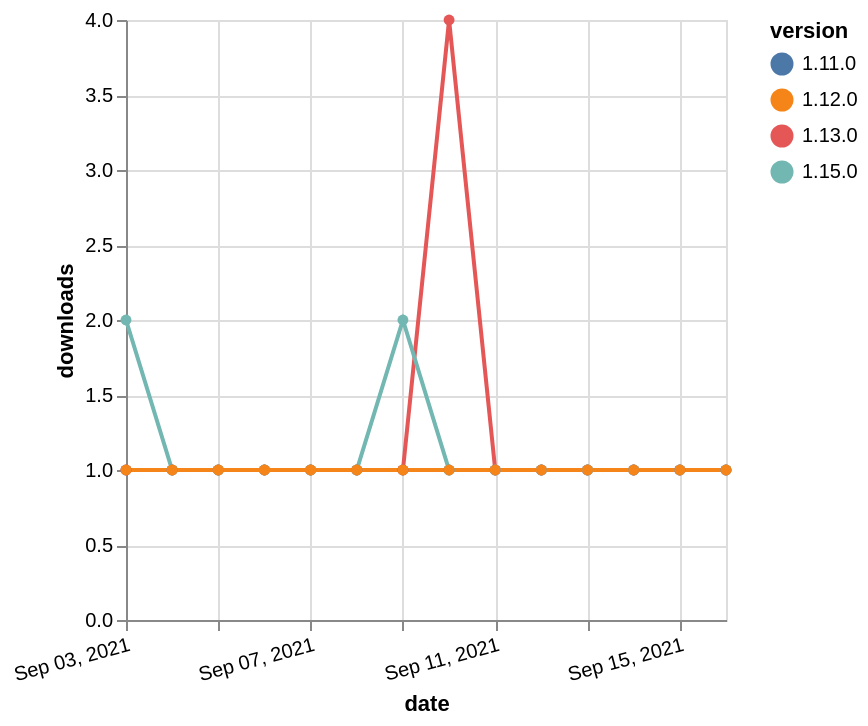

Write a Vega-Lite specification for this figure.
### Vega-Lite specification from a JSON file in a GitHub repository (floating-point values rounded to 4 significant figures)
{"$schema": "https://vega.github.io/schema/vega-lite/v5.json", "description": "A simple bar chart with embedded data.", "data": {"values": [{"date": "2021-09-03", "total": 213, "delta": 1, "version": "1.11.0"}, {"date": "2021-09-04", "total": 214, "delta": 1, "version": "1.11.0"}, {"date": "2021-09-05", "total": 215, "delta": 1, "version": "1.11.0"}, {"date": "2021-09-06", "total": 216, "delta": 1, "version": "1.11.0"}, {"date": "2021-09-07", "total": 217, "delta": 1, "version": "1.11.0"}, {"date": "2021-09-08", "total": 218, "delta": 1, "version": "1.11.0"}, {"date": "2021-09-09", "total": 219, "delta": 1, "version": "1.11.0"}, {"date": "2021-09-10", "total": 220, "delta": 1, "version": "1.11.0"}, {"date": "2021-09-11", "total": 221, "delta": 1, "version": "1.11.0"}, {"date": "2021-09-12", "total": 222, "delta": 1, "version": "1.11.0"}, {"date": "2021-09-13", "total": 223, "delta": 1, "version": "1.11.0"}, {"date": "2021-09-14", "total": 224, "delta": 1, "version": "1.11.0"}, {"date": "2021-09-15", "total": 225, "delta": 1, "version": "1.11.0"}, {"date": "2021-09-16", "total": 226, "delta": 1, "version": "1.11.0"}, {"date": "2021-09-03", "total": 284, "delta": 1, "version": "1.13.0"}, {"date": "2021-09-04", "total": 285, "delta": 1, "version": "1.13.0"}, {"date": "2021-09-05", "total": 286, "delta": 1, "version": "1.13.0"}, {"date": "2021-09-06", "total": 287, "delta": 1, "version": "1.13.0"}, {"date": "2021-09-07", "total": 288, "delta": 1, "version": "1.13.0"}, {"date": "2021-09-08", "total": 289, "delta": 1, "version": "1.13.0"}, {"date": "2021-09-09", "total": 290, "delta": 1, "version": "1.13.0"}, {"date": "2021-09-10", "total": 294, "delta": 4, "version": "1.13.0"}, {"date": "2021-09-11", "total": 295, "delta": 1, "version": "1.13.0"}, {"date": "2021-09-12", "total": 296, "delta": 1, "version": "1.13.0"}, {"date": "2021-09-13", "total": 297, "delta": 1, "version": "1.13.0"}, {"date": "2021-09-14", "total": 298, "delta": 1, "version": "1.13.0"}, {"date": "2021-09-15", "total": 299, "delta": 1, "version": "1.13.0"}, {"date": "2021-09-16", "total": 300, "delta": 1, "version": "1.13.0"}, {"date": "2021-09-03", "total": 113, "delta": 2, "version": "1.15.0"}, {"date": "2021-09-04", "total": 114, "delta": 1, "version": "1.15.0"}, {"date": "2021-09-05", "total": 115, "delta": 1, "version": "1.15.0"}, {"date": "2021-09-06", "total": 116, "delta": 1, "version": "1.15.0"}, {"date": "2021-09-07", "total": 117, "delta": 1, "version": "1.15.0"}, {"date": "2021-09-08", "total": 118, "delta": 1, "version": "1.15.0"}, {"date": "2021-09-09", "total": 120, "delta": 2, "version": "1.15.0"}, {"date": "2021-09-10", "total": 121, "delta": 1, "version": "1.15.0"}, {"date": "2021-09-11", "total": 122, "delta": 1, "version": "1.15.0"}, {"date": "2021-09-12", "total": 123, "delta": 1, "version": "1.15.0"}, {"date": "2021-09-13", "total": 124, "delta": 1, "version": "1.15.0"}, {"date": "2021-09-14", "total": 125, "delta": 1, "version": "1.15.0"}, {"date": "2021-09-15", "total": 126, "delta": 1, "version": "1.15.0"}, {"date": "2021-09-16", "total": 127, "delta": 1, "version": "1.15.0"}, {"date": "2021-09-03", "total": 177, "delta": 1, "version": "1.12.0"}, {"date": "2021-09-04", "total": 178, "delta": 1, "version": "1.12.0"}, {"date": "2021-09-05", "total": 179, "delta": 1, "version": "1.12.0"}, {"date": "2021-09-06", "total": 180, "delta": 1, "version": "1.12.0"}, {"date": "2021-09-07", "total": 181, "delta": 1, "version": "1.12.0"}, {"date": "2021-09-08", "total": 182, "delta": 1, "version": "1.12.0"}, {"date": "2021-09-09", "total": 183, "delta": 1, "version": "1.12.0"}, {"date": "2021-09-10", "total": 184, "delta": 1, "version": "1.12.0"}, {"date": "2021-09-11", "total": 185, "delta": 1, "version": "1.12.0"}, {"date": "2021-09-12", "total": 186, "delta": 1, "version": "1.12.0"}, {"date": "2021-09-13", "total": 187, "delta": 1, "version": "1.12.0"}, {"date": "2021-09-14", "total": 188, "delta": 1, "version": "1.12.0"}, {"date": "2021-09-15", "total": 189, "delta": 1, "version": "1.12.0"}, {"date": "2021-09-16", "total": 190, "delta": 1, "version": "1.12.0"}]}, "width": "container", "mark": {"type": "line", "point": {"filled": true}}, "encoding": {"x": {"field": "date", "type": "temporal", "timeUnit": "yearmonthdate", "title": "date", "axis": {"labelAngle": -15}}, "y": {"field": "delta", "type": "quantitative", "title": "downloads"}, "color": {"field": "version", "type": "nominal"}, "tooltip": {"field": "delta"}}}
